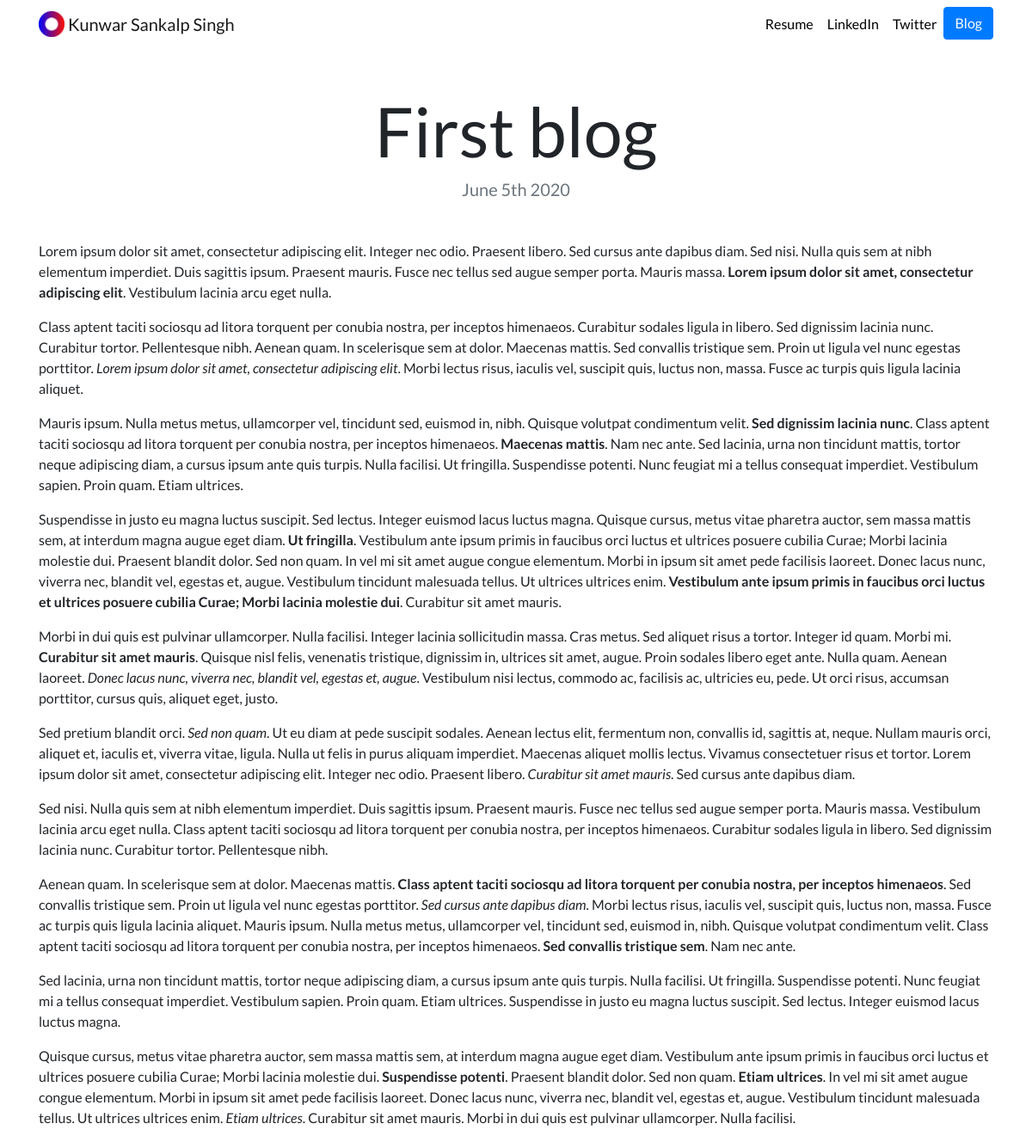
Page /blog/1/ on the committed database.
### blog/models.py (models this page shows, shortened)
class Blog(models.Model):
    title = models.CharField(max_length=100)
    body = models.TextField()
    pub_date = models.DateField()

### blog/views.py (the view)
# urls.py: path('<int:blog_id>/', views.detail, name='detail'),
def detail(request, blog_id):
    blog = get_object_or_404(Blog, pk=blog_id)
    return render(request, 'blog/detail.html', {'blog': blog})

### blog/templates/blog/detail.html
{% extends "portfolio/base.html" %}
{% load static %}
{% block content %}
<h1 class="text-center mt-5" id="blogdetailtitle">{{ blog.title }}</h1>
<h5 class="text-center text-muted mb-5">{{ blog.pub_date|date:'F jS Y' }}</h5>
{{ blog.body|safe }}
{% endblock %}

### portfolio/static/portfolio/custom.css (style rules this page uses)
body { font-family: 'Lato', sans-serif; }
@media (min-width: 992px) { #blogdetailtitle { font-size: 5rem; } }

### rows in the picture
Blog: title "First blog", pub_date "June 5th 2020", body "Lorem ipsum dolor sit amet, consectetur adipiscing elit. Integer nec odio. Praesent libero. Sed cursus ante dapibus diam. Sed nisi. Nulla quis sem at nibh elementum imperdiet. Duis sagittis ipsum. Praesent mauris. Fusce nec tellus sed augue semper porta. Mauris massa. Lorem ipsum dolor sit amet, consectetur adipiscing elit . Vestibulum lacinia arcu eget nulla. Class aptent taciti sociosqu ad litora torquent per conubia nostra, per inceptos himenaeos. Curabitur sodales ligula in libero. Sed dignissim lacinia nunc. Curabitur tortor. Pellentesque nibh. Aenean quam. In scelerisque sem at dolor. Maecenas mattis. Sed convallis tristique sem. Proin ut ligula vel nunc egestas porttitor. Lorem ipsum…"
